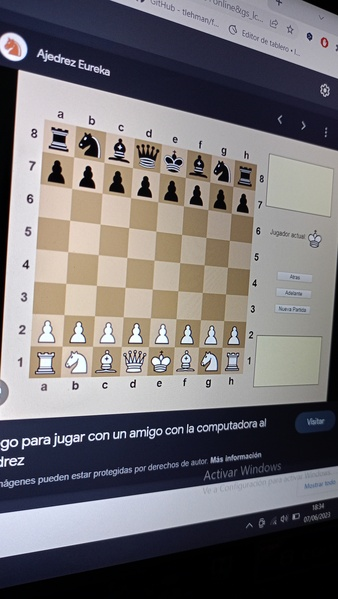
#> input picture Pictures/foto.jpg, 338 x 599 px, found by its file name
$ python eliminarMoire.py
#> lines starting #> are read from the running program, lines starting #| are printed output that depends on the picture
import cv2
import numpy as np

# Carga de la imagen
image = cv2.imread('C:\\Users\\sergi\\Desktop\\ProyectoChess\\Pictures\\foto.jpg')
#> image is the input picture: shape (599, 338, 3); mean B, G, R 114.9, 112.1, 115.8

image = cv2.cvtColor(image, cv2.COLOR_BGR2GRAY)
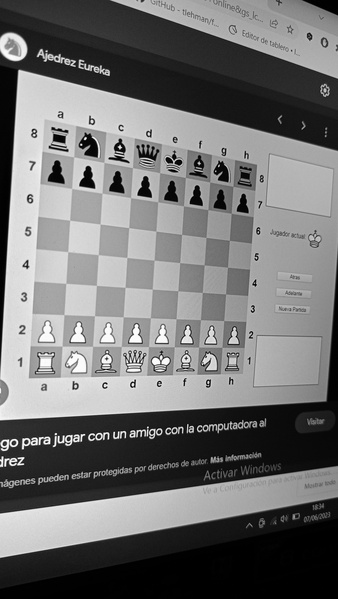
#> image: shape (599, 338); min 0, max 255, mean 113.5
# Aplicar el filtrado por desenfoque bilateral
d = 15  # Diámetro del vecindario utilizado para el filtrado bilateral
sigma_color = 200  # Valor de desviación estándar en el espacio de color
sigma_space = 200  # Valor de desviación estándar en el espacio de coordenadas
bilateral_filtered_image = cv2.bilateralFilter(image, d, sigma_color, sigma_space)
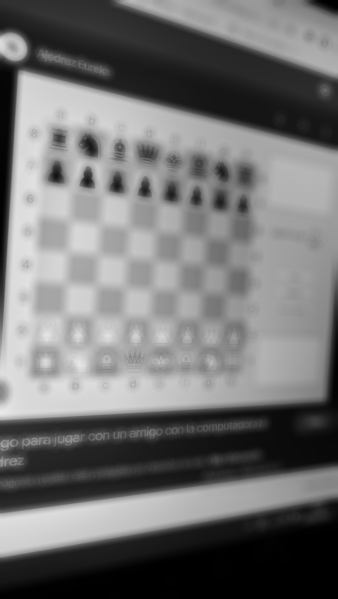
#> bilateral_filtered_image: shape (599, 338); min 0, max 232, mean 113.6

# Aplicar el filtrado de mediana a la imagen en escala de grises
kernel_size = 5  # Tamaño del kernel de filtrado de mediana
median_filtered_image = cv2.medianBlur(bilateral_filtered_image, kernel_size)

# Disminuir el brillo mediante la reducción del valor de píxeles
brightness_factor = 0.3  # Factor de brillo deseado (0.0 a 1.0)
darkened_image = np.clip(median_filtered_image * brightness_factor, 0, 255).astype(np.uint8)
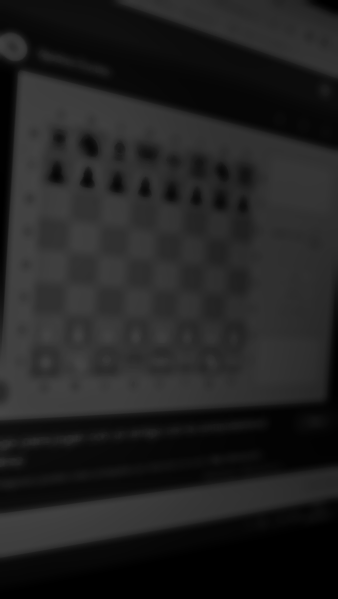
#> darkened_image: shape (599, 338); min 0, max 69, mean 33.6


image = cv2.resize(image, (600,600))
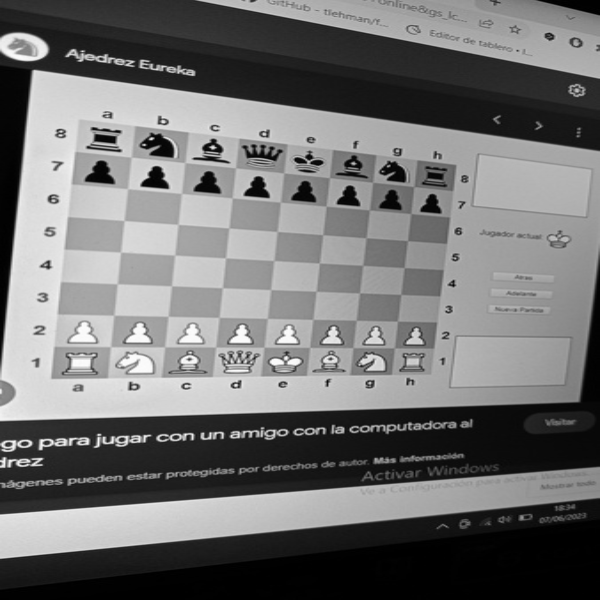
#> image: shape (600, 600); min 0, max 254, mean 113.4
darkened_image = cv2.resize(darkened_image, (600,600))
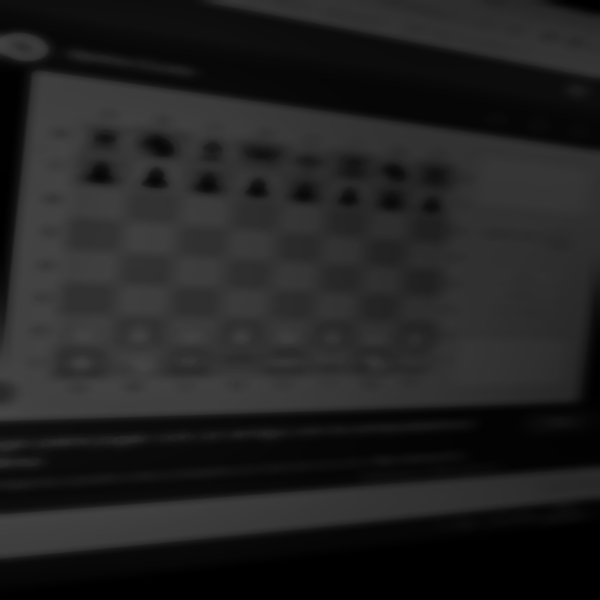
#> darkened_image: shape (600, 600); min 0, max 69, mean 33.6

# Mostrar la imagen original, la imagen con brillo reducido y el desenfoque promedio
cv2.imshow('Imagen original', image)
cv2.imshow('Todos los filtros y disminución de brillo', darkened_image)
cv2.waitKey(0)
cv2.destroyAllWindows()

$ run again, with Pictures/Captura2.jpg copied over Pictures/foto.jpg
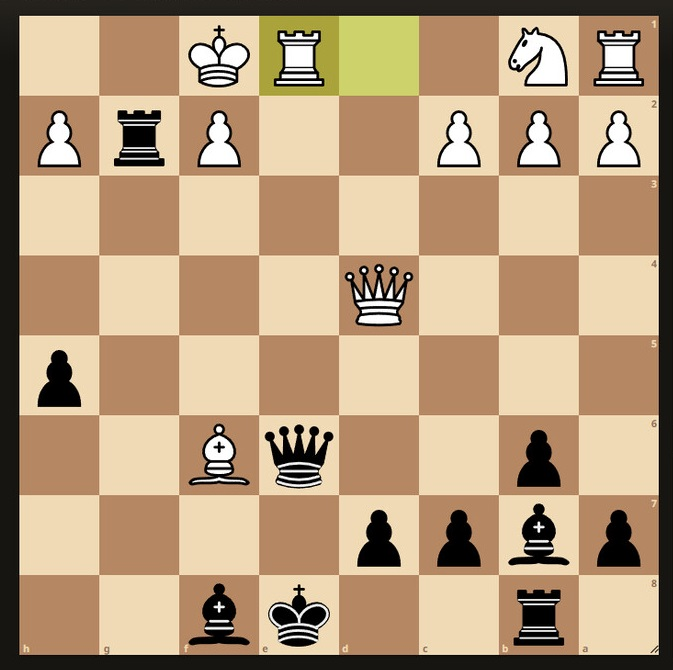
#> input picture Pictures/Captura2.jpg, 673 x 670 px, found by its file name
#> image is the input picture: shape (670, 673, 3); mean B, G, R 123.3, 154.8, 181.9
#> `darkened_image = np.clip(median_filtered_image * brightness_factor, 0,..`:
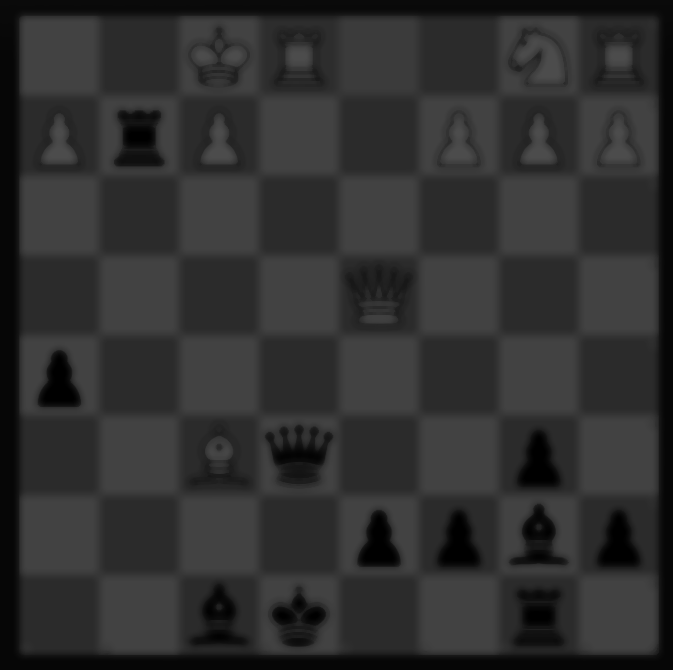
#> darkened_image: shape (670, 673); min 0, max 76, mean 47.5
#> `image = cv2.resize(image, (600,600))`:
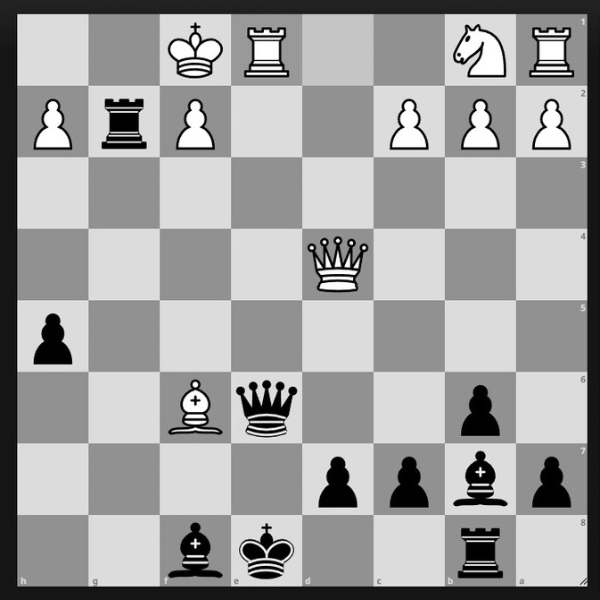
#> image: shape (600, 600); min 0, max 255, mean 159.3

$ run again, with Pictures/Captura3.jpg copied over Pictures/foto.jpg
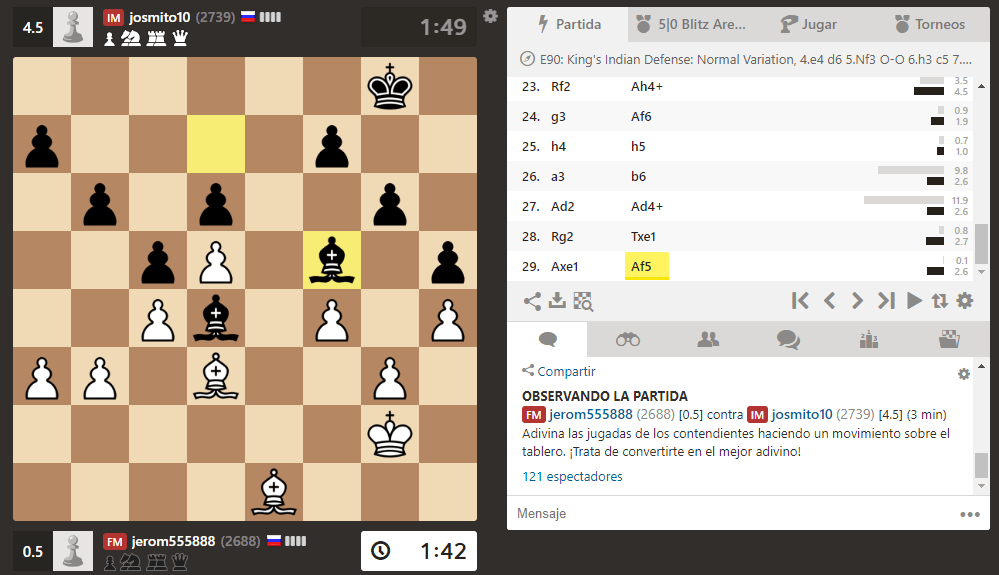
#> input picture Pictures/Captura3.jpg, 999 x 575 px, found by its file name
#> image is the input picture: shape (575, 999, 3); mean B, G, R 166, 180.3, 192.7
#> `image = cv2.resize(image, (600,600))`:
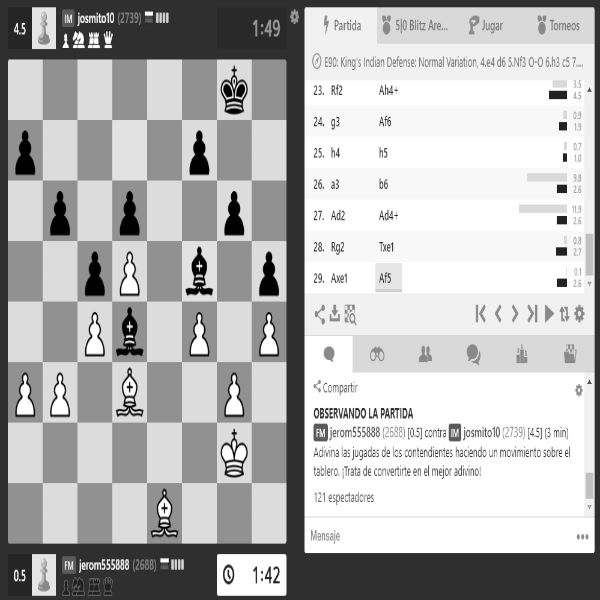
#> image: shape (600, 600); min 0, max 255, mean 182.4
#> `darkened_image = cv2.resize(darkened_image, (600,600))`:
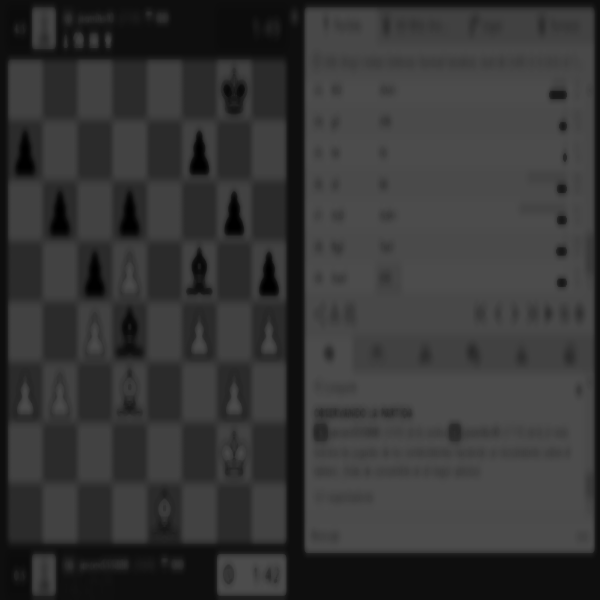
#> darkened_image: shape (600, 600); min 0, max 76, mean 54.4
